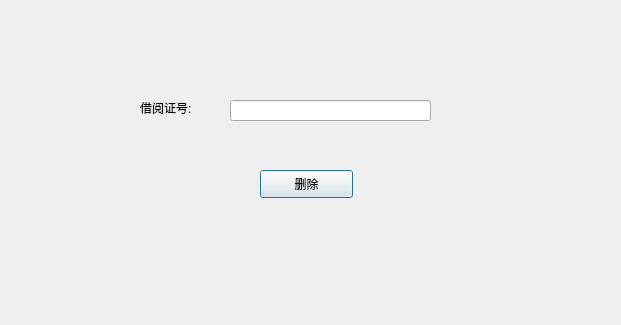
<?xml version="1.0" encoding="UTF-8"?>
<ui version="4.0">
 <class>query</class>
 <widget class="QDialog" name="query">
  <property name="geometry">
   <rect>
    <x>0</x>
    <y>0</y>
    <width>621</width>
    <height>325</height>
   </rect>
  </property>
  <property name="windowTitle">
   <string>删除借阅信息表</string>
  </property>
  <widget class="QPushButton" name="pushButton">
   <property name="geometry">
    <rect>
     <x>260</x>
     <y>170</y>
     <width>93</width>
     <height>28</height>
    </rect>
   </property>
   <property name="text">
    <string>删除</string>
   </property>
  </widget>
  <widget class="QLabel" name="label">
   <property name="geometry">
    <rect>
     <x>140</x>
     <y>100</y>
     <width>72</width>
     <height>15</height>
    </rect>
   </property>
   <property name="text">
    <string>借阅证号:</string>
   </property>
  </widget>
  <widget class="QLineEdit" name="lineEdit">
   <property name="geometry">
    <rect>
     <x>230</x>
     <y>100</y>
     <width>201</width>
     <height>21</height>
    </rect>
   </property>
  </widget>
 </widget>
 <resources/>
 <connections/>
</ui>
